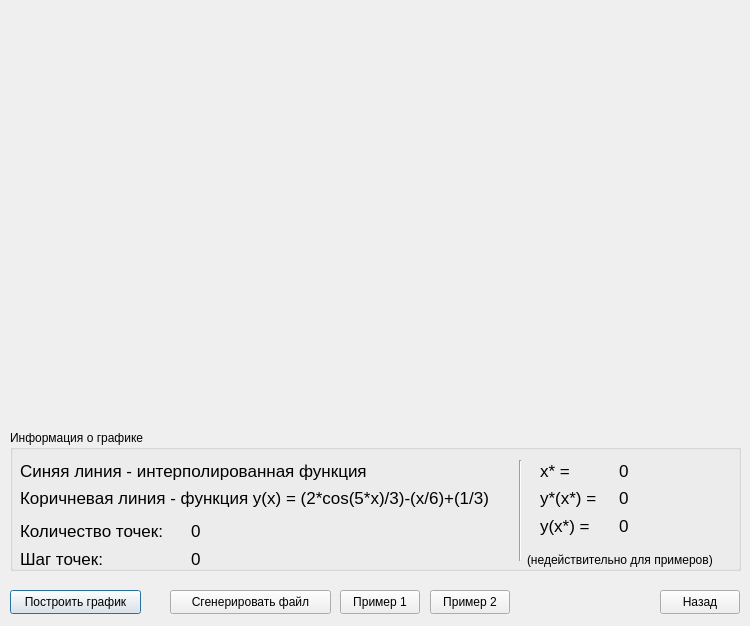
<?xml version="1.0" encoding="UTF-8"?>
<ui version="4.0">
 <class>Interpolation</class>
 <widget class="QDialog" name="Interpolation">
  <property name="geometry">
   <rect>
    <x>0</x>
    <y>0</y>
    <width>750</width>
    <height>626</height>
   </rect>
  </property>
  <property name="windowTitle">
   <string>Полином Лагранжа</string>
  </property>
  <widget class="QCustomPlot" name="widgetI" native="true">
   <property name="geometry">
    <rect>
     <x>10</x>
     <y>10</y>
     <width>731</width>
     <height>411</height>
    </rect>
   </property>
  </widget>
  <widget class="QGroupBox" name="groupBox">
   <property name="geometry">
    <rect>
     <x>10</x>
     <y>430</y>
     <width>731</width>
     <height>141</height>
    </rect>
   </property>
   <property name="title">
    <string>Информация о графике</string>
   </property>
   <widget class="Line" name="line">
    <property name="geometry">
     <rect>
      <x>500</x>
      <y>30</y>
      <width>20</width>
      <height>101</height>
     </rect>
    </property>
    <property name="orientation">
     <enum>Qt::Vertical</enum>
    </property>
   </widget>
   <widget class="QLabel" name="label_11">
    <property name="geometry">
     <rect>
      <x>517</x>
      <y>120</y>
      <width>211</width>
      <height>20</height>
     </rect>
    </property>
    <property name="text">
     <string>(недействительно для примеров)</string>
    </property>
   </widget>
   <widget class="QWidget" name="">
    <property name="geometry">
     <rect>
      <x>10</x>
      <y>30</y>
      <width>479</width>
      <height>48</height>
     </rect>
    </property>
    <layout class="QVBoxLayout" name="verticalLayout_2">
     <item>
      <widget class="QLabel" name="label">
       <property name="font">
        <font>
         <pointsize>13</pointsize>
        </font>
       </property>
       <property name="text">
        <string>Синяя линия - интерполированная функция</string>
       </property>
      </widget>
     </item>
     <item>
      <widget class="QLabel" name="label_2">
       <property name="font">
        <font>
         <pointsize>13</pointsize>
        </font>
       </property>
       <property name="text">
        <string>Коричневая линия - функция y(x) = (2*cos(5*x)/3)-(x/6)+(1/3)</string>
       </property>
      </widget>
     </item>
    </layout>
   </widget>
   <widget class="QWidget" name="">
    <property name="geometry">
     <rect>
      <x>10</x>
      <y>90</y>
      <width>181</width>
      <height>50</height>
     </rect>
    </property>
    <layout class="QHBoxLayout" name="horizontalLayout">
     <item>
      <layout class="QVBoxLayout" name="verticalLayout">
       <item>
        <widget class="QLabel" name="label_3">
         <property name="font">
          <font>
           <pointsize>13</pointsize>
          </font>
         </property>
         <property name="text">
          <string>Количество точек:</string>
         </property>
        </widget>
       </item>
       <item>
        <widget class="QLabel" name="label_4">
         <property name="font">
          <font>
           <pointsize>13</pointsize>
          </font>
         </property>
         <property name="text">
          <string>Шаг точек:</string>
         </property>
        </widget>
       </item>
      </layout>
     </item>
     <item>
      <spacer name="horizontalSpacer">
       <property name="orientation">
        <enum>Qt::Horizontal</enum>
       </property>
       <property name="sizeHint" stdset="0">
        <size>
         <width>40</width>
         <height>20</height>
        </size>
       </property>
      </spacer>
     </item>
     <item>
      <layout class="QVBoxLayout" name="verticalLayout_3">
       <item>
        <widget class="QLabel" name="labelT">
         <property name="font">
          <font>
           <pointsize>13</pointsize>
          </font>
         </property>
         <property name="text">
          <string>0</string>
         </property>
        </widget>
       </item>
       <item>
        <widget class="QLabel" name="labelS">
         <property name="font">
          <font>
           <pointsize>13</pointsize>
          </font>
         </property>
         <property name="text">
          <string>0</string>
         </property>
        </widget>
       </item>
      </layout>
     </item>
    </layout>
   </widget>
   <widget class="QWidget" name="">
    <property name="geometry">
     <rect>
      <x>530</x>
      <y>30</y>
      <width>151</width>
      <height>76</height>
     </rect>
    </property>
    <layout class="QHBoxLayout" name="horizontalLayout_2">
     <item>
      <layout class="QVBoxLayout" name="verticalLayout_4">
       <item>
        <widget class="QLabel" name="label_5">
         <property name="font">
          <font>
           <pointsize>13</pointsize>
          </font>
         </property>
         <property name="text">
          <string>x* = </string>
         </property>
        </widget>
       </item>
       <item>
        <widget class="QLabel" name="label_6">
         <property name="font">
          <font>
           <pointsize>13</pointsize>
          </font>
         </property>
         <property name="text">
          <string>y*(x*) = </string>
         </property>
        </widget>
       </item>
       <item>
        <widget class="QLabel" name="label_7">
         <property name="font">
          <font>
           <pointsize>13</pointsize>
          </font>
         </property>
         <property name="text">
          <string>y(x*) = </string>
         </property>
        </widget>
       </item>
      </layout>
     </item>
     <item>
      <layout class="QVBoxLayout" name="verticalLayout_5">
       <item>
        <widget class="QLabel" name="label_8">
         <property name="font">
          <font>
           <pointsize>13</pointsize>
          </font>
         </property>
         <property name="text">
          <string>0</string>
         </property>
        </widget>
       </item>
       <item>
        <widget class="QLabel" name="label_9">
         <property name="font">
          <font>
           <pointsize>13</pointsize>
          </font>
         </property>
         <property name="text">
          <string>0</string>
         </property>
        </widget>
       </item>
       <item>
        <widget class="QLabel" name="label_10">
         <property name="font">
          <font>
           <pointsize>13</pointsize>
          </font>
         </property>
         <property name="text">
          <string>0</string>
         </property>
        </widget>
       </item>
      </layout>
     </item>
    </layout>
   </widget>
  </widget>
  <widget class="QPushButton" name="pushButton">
   <property name="geometry">
    <rect>
     <x>10</x>
     <y>590</y>
     <width>131</width>
     <height>24</height>
    </rect>
   </property>
   <property name="text">
    <string>Построить график</string>
   </property>
  </widget>
  <widget class="QPushButton" name="pushButton_2">
   <property name="geometry">
    <rect>
     <x>660</x>
     <y>590</y>
     <width>80</width>
     <height>24</height>
    </rect>
   </property>
   <property name="text">
    <string>Назад</string>
   </property>
  </widget>
  <widget class="QPushButton" name="generateButton">
   <property name="geometry">
    <rect>
     <x>170</x>
     <y>590</y>
     <width>161</width>
     <height>24</height>
    </rect>
   </property>
   <property name="text">
    <string>Сгенерировать файл</string>
   </property>
  </widget>
  <widget class="QPushButton" name="pushButton_3">
   <property name="geometry">
    <rect>
     <x>340</x>
     <y>590</y>
     <width>80</width>
     <height>24</height>
    </rect>
   </property>
   <property name="text">
    <string>Пример 1</string>
   </property>
  </widget>
  <widget class="QPushButton" name="pushButton_4">
   <property name="geometry">
    <rect>
     <x>430</x>
     <y>590</y>
     <width>80</width>
     <height>24</height>
    </rect>
   </property>
   <property name="text">
    <string>Пример 2</string>
   </property>
  </widget>
 </widget>
 <customwidgets>
  <customwidget>
   <class>QCustomPlot</class>
   <extends>QWidget</extends>
   <header>qcustomplot.h</header>
   <container>1</container>
  </customwidget>
 </customwidgets>
 <resources/>
 <connections>
  <connection>
   <sender>pushButton_2</sender>
   <signal>clicked()</signal>
   <receiver>Interpolation</receiver>
   <slot>close()</slot>
   <hints>
    <hint type="sourcelabel">
     <x>623</x>
     <y>601</y>
    </hint>
    <hint type="destinationlabel">
     <x>544</x>
     <y>606</y>
    </hint>
   </hints>
  </connection>
 </connections>
</ui>
